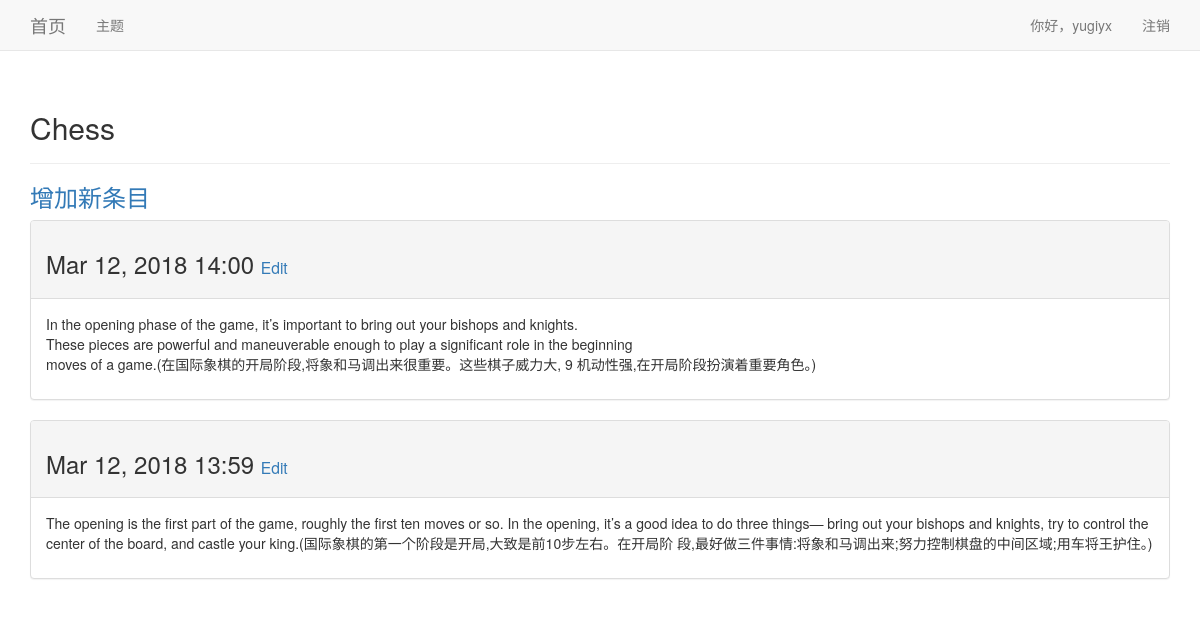
Before: /topics/1/ (signed in) with the older database file.
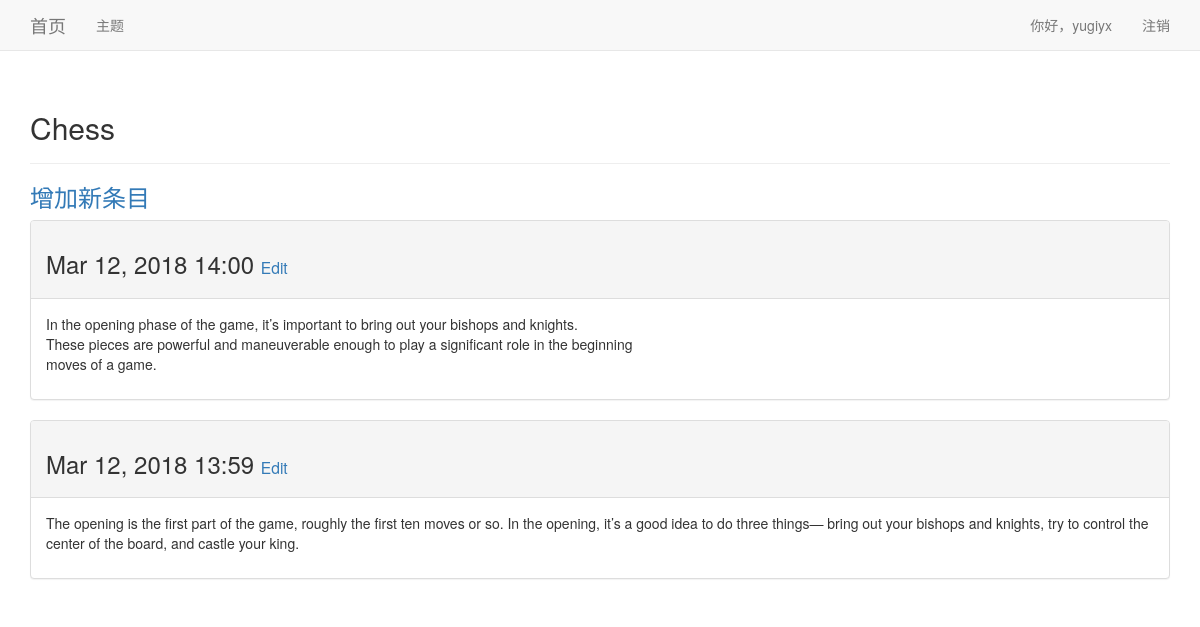
After: the same page with the newer database file.
### learning_logs/models.py (models this page shows, shortened)
class Topic(models.Model):
    text = models.CharField(max_length=200)
    date_added = models.DateTimeField(auto_now_add=True)
    owner = models.ForeignKey(User, on_delete=models.CASCADE)
    def __str__(self):
        return self.text

class Entry(models.Model):
    topic = models.ForeignKey(Topic, on_delete=models.CASCADE)
    text = models.TextField()
    date_added = models.DateTimeField(auto_now_add=True)
    class Meta:
        verbose_name_plural = 'entries'

### learning_logs/views.py (the view)
# urls.py: path('topics/<int:topic_id>/', views.topic, name='topic'),
@login_required
def topic(request, topic_id):
    topic = Topic.objects.get(id=topic_id)
    if topic.owner != request.user:
        raise Http404
    entries = topic.entry_set.order_by('-date_added')
    context = {'topic': topic, 'entries': entries}
    return render(request, 'learning_logs/topic.html', context)

### learning_logs/Templates/learning_logs/topic.html
{% extends "learning_logs/base.html" %}
{% block header %}
  <h2>{{ topic }}</h2>
{% endblock header %}
{% block content %}
  <p><h3><a href="{% url 'learning_logs:new_entry' topic.id %}">增加新条目</a></h3></p>
  {% for entry in entries %}
    <div class="panel panel-default">
      <div class="panel-heading">
        <h3>
          {{ entry.date_added|date:'M d, Y H:i' }}
          <small>
            <a href="{% url 'learning_logs:edit_entry' entry.id %}"> Edit</a>
          </small>
        </h3>
      </div>
      <div class="panel-body">
        {{ entry.text|linebreaks }}
      </div>
    </div>
    {% empty %}
      当前主题下没有条目。
    {% endfor %}
{% endblock content %}

### learning_logs/Templates/learning_logs/base.html (shortened to what this page needs)
{% load bootstrap3 %}
<!DOCTYPE html>
<html lang="en">
  <head>
    {% bootstrap_css %}
  </head>
  <body>
    <nav class="navbar navbar-default navbar-static-top">
      <div class="container">
        <div class="navbar-header">
          <a class="navbar-brand" href="{% url 'learning_logs:index' %}">首页</a>
        </div>
        <div id="navbar" class="navbar-collapse collapse">
          <ul class="nav navbar-nav">
            <li><a href="{% url 'learning_logs:topics' %}">主题</a></li>
          </ul>
          <ul class="nav navbar-nav navbar-right">
            {% if user.is_authenticated %}
              <li><a>你好，{{ user.username }}</a></li>
              <li><a href="{% url 'users:logout' %}">注销</a></li>
            {% else %}
              <li><a href="{% url 'users:register' %}">注册</a></li>
              <li><a href="{% url 'users:login' %}">登录</a></li>
            {% endif %}
          </ul>
        </div>
      </div>
    </nav>
    <div class="container">
      <div class="page-header">
      {% block header %}{% endblock header %}
      </div>
      <div>
        {% block content %}{% endblock content %}
      </div>
    </div>
  </body>
</html>

Changed rows visible on the page:
changed Entry: text "…beginning moves of a game.(在国际象棋的开局阶段,将象和马调出来很重要。这些棋子威力大, 9 机动性强,在开局阶段扮演着重要角色。)" → "…beginning moves of a game."
changed Entry: text "…board, and castle your king.(国际象棋的第一个阶段是开局,大致是前10步左右。在开局阶 段,最好做三件事情:将象和马调出来;努力控制棋盘的中间区域;用车将王护住。)" → "…board, and castle your king."
